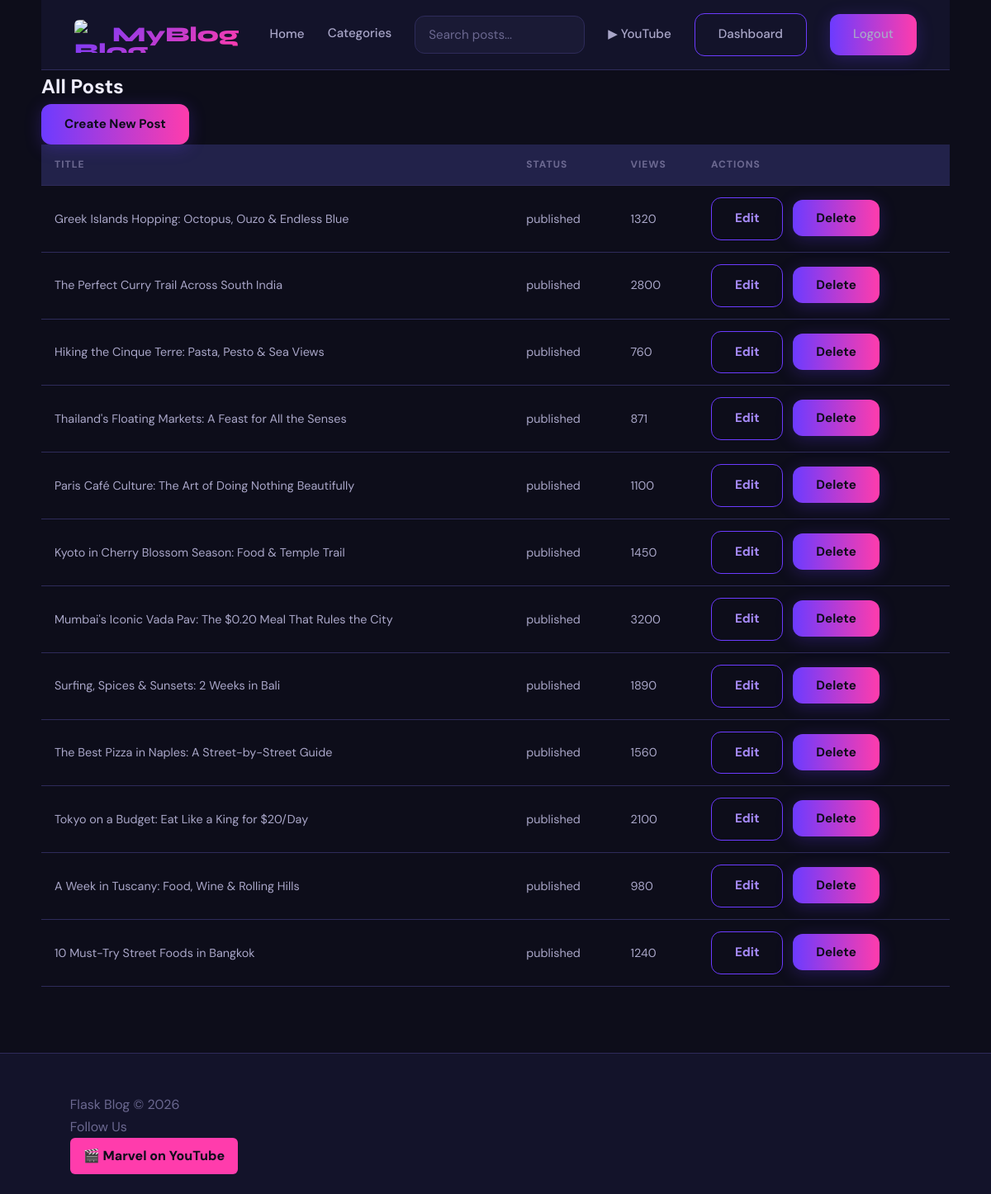
The page /dashboard/posts (signed in) on the database its author committed.
### models.py (models this page shows, shortened)
class Post(db.Model):
    id = db.Column(db.Integer, primary_key=True)
    title = db.Column(db.String(200), nullable=False)
    slug = db.Column(db.String(200), unique=True, nullable=False)
    content = db.Column(db.Text, nullable=False)
    excerpt = db.Column(db.String(500), default="")
    cover_image = db.Column(
        db.String(500),
        nullable=True,
        default="https://images.unsplash.com/photo-1499750310107-5fef28a66643?w=800",
    )
    status = db.Column(db.String(20), default="draft", nullable=False)
    author_id = db.Column(db.Integer, db.ForeignKey("user.id"), nullable=False)
    category_id = db.Column(db.Integer, db.ForeignKey("category.id"))
    created_at = db.Column(db.DateTime, default=lambda: datetime.now(timezone.utc))
    updated_at = db.Column(
        db.DateTime,
        default=lambda: datetime.now(timezone.utc),
        onupdate=lambda: datetime.now(timezone.utc),
    )
    views = db.Column(db.Integer, default=0, nullable=False)
    author = db.relationship("User", back_populates="posts")
    category = db.relationship("Category", back_populates="posts")
    tags = db.relationship("Tag", secondary=post_tags, back_populates="posts")
    comments = db.relationship(
        "Comment", back_populates="post", lazy=True, cascade="all, delete-orphan"
    )

### routes/dashboard.py (the view)
@dashboard_bp.route("/dashboard/posts")
@admin_required
def posts_list():
    posts = Post.query.order_by(Post.created_at.desc()).all()
    return render_template("create_post.html", form=None, posts=posts, mode="list")

### models.py (called while the page is built)
@login_manager.user_loader
def load_user(user_id):
    return db.session.get(User, int(user_id))

### routes/dashboard.py (called while the page is built)
def admin_required(func):
    @wraps(func)
    @login_required
    def wrapper(*args, **kwargs):
        if current_user.role != "admin":
            flash("Admin access required.", "danger")
            return redirect(url_for("main.index"))
        return func(*args, **kwargs)
    return wrapper

### templates/create_post.html (shortened to what this page needs)
{% extends "base.html" %}
{% block content %}
{% if mode == "list" %}
    <h2>All Posts</h2>
    <p><a class="btn btn-primary" href="{{ url_for('dashboard.create_post') }}">Create New Post</a></p>
    <table class="table">
        <tr><th>Title</th><th>Status</th><th>Views</th><th>Actions</th></tr>
        {% for post in posts %}
            <tr>
                <td>{{ post.title }}</td>
                <td>{{ post.status }}</td>
                <td>{{ post.views }}</td>
                <td>
                    <a class="btn btn-outline" href="{{ url_for('dashboard.edit_post', post_id=post.id) }}">Edit</a>
                    <form method="post" action="{{ url_for('dashboard.delete_post', post_id=post.id) }}" class="inline-form">
                        <button type="submit" class="btn btn-primary">Delete</button>
                    </form>
                </td>
            </tr>
        {% endfor %}
    </table>
{% endif %}
{% endblock %}

### templates/base.html (shortened to what this page needs)
<!DOCTYPE html>
<html lang="en">
<head>
    <link rel="stylesheet" href="{{ url_for('static', filename='css/style.css') }}">
</head>
<body>
    <header class="site-header">
        <nav class="navbar container">
            <a href="{{ url_for('main.index') }}" class="navbar-brand">
                <img
                    src="https://images.unsplash.com/photo-1542435503-ec7b0f4b96b5?w=40&h=40&fit=crop"
                    alt="Blog logo"
                    class="navbar-logo-img"
                    loading="lazy"
                    onerror="this.src='https://images.unsplash.com/photo-1499750310107-5fef28a66643?w=800'"
                >
                <span class="navbar-brand-text">MyBlog</span>
            </a>
            <div id="menu" class="menu navbar-links">
                <a href="{{ url_for('main.index') }}">Home</a>
                <div class="dropdown">
                    <span>Categories</span>
                </div>
                <form action="{{ url_for('main.search') }}" method="get" class="search-form">
                    <input class="form-control" type="text" name="q" placeholder="Search posts..." value="{{ request.args.get('q', '') }}">
                </form>
                <a href="{{ marvel_youtube_url }}" target="_blank" rel="noopener noreferrer"
                   title="Marvel YouTube Channel" class="youtube-link">▶ YouTube</a>
                {% if current_user.is_authenticated %}
                    <a href="{{ url_for('dashboard.dashboard_home') }}" class="btn btn-outline">Dashboard</a>
                    <a href="{{ url_for('auth.logout') }}" class="btn btn-primary">Logout</a>
                {% else %}
                    <a href="{{ url_for('auth.login') }}" class="btn btn-outline">Login</a>
                    <a href="{{ url_for('auth.register') }}" class="btn btn-primary">Register</a>
                {% endif %}
            </div>
        </nav>
    </header>
    <main class="container">
        {% block content %}{% endblock %}
    </main>
    <footer class="site-footer">
        <div class="container">
            <div>Flask Blog © {{ current_year }}</div>
            <div class="footer-social" aria-label="Social links">
                <div>Follow Us</div>
                <a href="{{ marvel_youtube_url }}" target="_blank" rel="noopener noreferrer" class="youtube-link">
                    🎬 Marvel on YouTube
                </a>
            </div>
        </div>
    </footer>
</body>
</html>

### rows shown on the page
Post: title "Greek Islands Hopping: Octopus, Ouzo & Endless Blue", status "published", views "1320"
Post: title "The Perfect Curry Trail Across South India", status "published", views "2800"
Post: title "Hiking the Cinque Terre: Pasta, Pesto & Sea Views", status "published", views "760"
Post: title "Thailand's Floating Markets: A Feast for All the Senses", status "published", views "871"
Post: title "Paris Café Culture: The Art of Doing Nothing Beautifully", status "published", views "1100"
Post: title "Kyoto in Cherry Blossom Season: Food & Temple Trail", status "published", views "1450"
Post: title "Mumbai's Iconic Vada Pav: The $0.20 Meal That Rules the City", status "published", views "3200"
Post: title "Surfing, Spices & Sunsets: 2 Weeks in Bali", status "published", views "1890"
Post: title "The Best Pizza in Naples: A Street-by-Street Guide", status "published", views "1560"
Post: title "Tokyo on a Budget: Eat Like a King for $20/Day", status "published", views "2100"
Post: title "A Week in Tuscany: Food, Wine & Rolling Hills", status "published", views "980"
Post: title "10 Must-Try Street Foods in Bangkok", status "published", views "1240"
